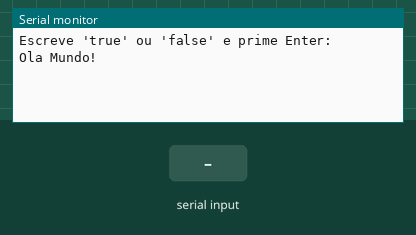
Simulated run of this sketch. Board: Arduino Uno, built with avr-gcc and run on an emulated ATmega328P. Shown: the last lines printed to the serial monitor. Inputs (shaded band) come from the test bench.

Above: at 1.2 s.
1.3 s: "false\n" received over Serial
At 2.5 s:
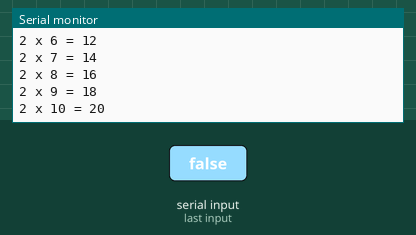
2.8 s: "1\n" received over Serial
At 3.2 s:
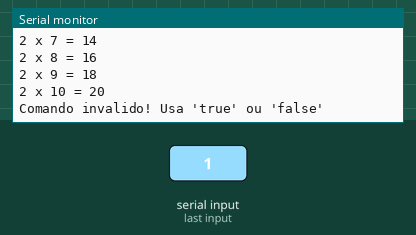

Measured:
- after the input at 1.3 s, the serial monitor: prints a new line at once (image 1)
- after the input at 2.8 s, the serial monitor: prints a new line at once (image 2)

The sketch:

buscador_de_files.ino
```cpp
bool escolha = true;
bool jaCorreu = false;

void setup() {
  Serial.begin(9600);
  Serial.println("Escreve 'true' ou 'false' e prime Enter:");
}

void loop() {
  if (Serial.available()) {
    String input = Serial.readStringUntil('\n');
    input.trim();

    if (input == "true") {
      escolha = true;
      jaCorreu = false;
    } else if (input == "false") {
      escolha = false;
      jaCorreu = false;
    } else {
      Serial.println("Comando invalido! Usa 'true' ou 'false'");
      return;
    }
  }

  if (!jaCorreu) {
    if (escolha) {
      // --- OLA MUNDO ---
      Serial.println("Ola Mundo!");

    } else {
      // --- TABUADA ---
      for (int i = 1; i <= 10; i++) {
        Serial.print("2 x ");
        Serial.print(i);
        Serial.print(" = ");
        Serial.println(2 * i);
      }
    }
    jaCorreu = true;
  }
}
```
